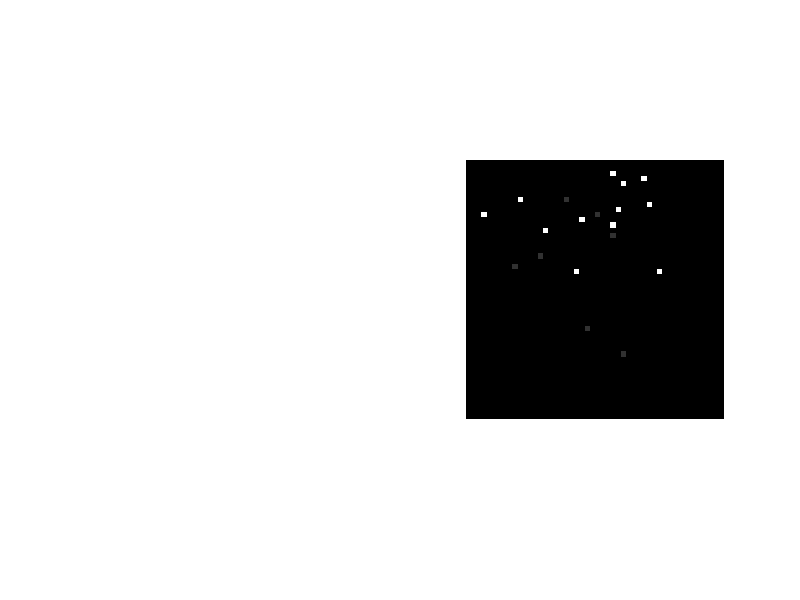

Write the MATLAB code that produced this figure. (Note: this script raises an error after producing the figure.)
#Definicion de variables
global mapa = zeros(50, 50);;
global poblacionDepredadores = 1;
global poblacionPresas = 1;
global tasaReproduccionPresas = 1;
global tasaReproduccionDepredadores = 1;
global depredadores = struct();
global presas=struct();
global comidas=1;
global muertos = 1;

#Creacion de depredadores
function crearDepredador()
    global poblacionDepredadores;
    global depredadores;

    depredadores(poblacionDepredadores).tiempoVidaSinComida = 50;
    depredadores(poblacionDepredadores).posicionX = int64(rand() * 40 + 2);
    depredadores(poblacionDepredadores).posicionY = int64(rand() * 40 + 2);
    depredadores(poblacionDepredadores).direccionMovimiento = 1;
    poblacionDepredadores += 1;

endfunction

#Creacion de presas
function crearPresa()
    global poblacionPresas;
    global presas;

    presas(poblacionPresas).posicionX = int64(rand() * 40 + 2);
    presas(poblacionPresas).posicionY = int64(rand() * 40 + 2);
    presas(poblacionPresas).direccionMovimiento = 1;

    poblacionPresas += 1;
endfunction

#Logica de refresco de pantalla
function dibujarPantalla(instante)
    global presas;
    global poblacionPresas;
    global depredadores;
    global poblacionDepredadores;
    global comidas;
    global muertos;
    global mapa;

    #Muestra las presas que no se han comido
    for ii = 1:columns(presas)-comidas
        presaActual = presas(ii);
        #Si se toca alguno de los "bordes" del mapa, se lleva de nuevo al interior de este
        if presaActual.posicionX <= 2 || presaActual.posicionX >= 48 || presaActual.posicionY <= 2 || presaActual.posicionY >= 48

            if presaActual.posicionX <= 2
                presaActual.posicionX += 2;
            endif

            if presaActual.posicionX >= 48
                presaActual.posicionX -= 2;
            endif

            if presaActual.posicionY <= 2
                presaActual.posicionY += 2;
            endif

            if presaActual.posicionY >= 48
                presaActual.posicionY -= 2;
            endif

        endif
        #Si la posicion de ha definido (aleatoriamente) en 1, la presa se mueve hacia arriba
        if presaActual.direccionMovimiento == 1
            presaActual.posicionY +=1;
        endif
        #Si la posicion de ha definido (aleatoriamente) en 2, la presa se mueve hacia la derecha
        if presaActual.direccionMovimiento == 2
            presaActual.posicionX +=1;
        endif
        #Si la posicion de ha definido (aleatoriamente) en 3, la presa se mueve hacia abajo
        if presaActual.direccionMovimiento == 3
            presaActual.posicionY -=1;
        endif
        #Si la posicion de ha definido (aleatoriamente) en 4, la presa se mueve hacia la izquierda
        if presaActual.direccionMovimiento == 4
            presaActual.posicionX -=1;
        endif

        #Se verifica si la presa ha sido devorada por algun depredador
        for j = 1:columns(depredadores)
          if depredadores(j).posicionX == presaActual.posicionX && depredadores(j).posicionY == presaActual.posicionY
             presas(:, ii) = [];
             comidas += 1;
          endif
        endfor
        #Se recalcula (aleatoriamente) la direccion de movimiento
        presaActual.direccionMovimiento = int64(rand() * 4 + 1);
        #Se actualiza el valor de la presa(global) al de la presa actual(local)
        presas(ii)=presaActual;
        #Se pinta la presa como un punto blanco en el mapa
        mapa(presaActual.posicionY, presaActual.posicionX) = 255;
    endfor


    for i = 1:columns(depredadores) - muertos
        depredadorActual = depredadores(i);
        #Se verifica que el depredador no toque los limites del mapa
        if depredadorActual.posicionX <= 2 || depredadorActual.posicionX >= 48 || depredadorActual.posicionY <= 2 || depredadorActual.posicionY >= 48

            if depredadorActual.posicionX <= 2
                depredadorActual.posicionX +=2;
            endif

            if depredadorActual.posicionX >= 48
                depredadorActual.posicionX -= 2;
            endif

            if depredadorActual.posicionY <= 2
                depredadorActual.posicionY += 2;
            endif

            if depredadorActual.posicionY >= 48
                depredadorActual.posicionY -= 2;
            endif

        endif
        #Si la direccion se calcula (aleatoriamente) en 1, se mueve hacia arriba
        if depredadorActual.direccionMovimiento == 1
            depredadorActual.posicionY +=1;
        endif
        #Si la direccion se calcula (aleatoriamente) en 2, se mueve hacia la derecha
        if depredadorActual.direccionMovimiento == 2
            depredadorActual.posicionX +=1;
        endif
        #Si la direccion se calcula (aleatoriamente) en 3, se mueve hacia abajo
        if depredadorActual.direccionMovimiento == 3
            depredadorActual.posicionY -=1;
        endif
        #Si la direccion se calcula (aleatoriamente) en 4, se mueve hacia la izquierda
        if depredadorActual.direccionMovimiento == 4
            depredadorActual.posicionX -=1;
        endif

        #Si el depredor no se ha comido ninguna presa en el tiempo establecido, se elimina
        if depredadorActual.tiempoVidaSinComida == 0
          depredadores(:, i) = [];
          muertos += 1;
        endif

        #Si el depredador se coma una presa, el tiempoVidaSinComida se restablece
         for j = 1:columns(presas)
          if presas(j).posicionX == depredadorActual.posicionX && presas(j).posicionY == depredadorActual.posicionY
             depredadorActual.tiempoVidaSinComida = 50;
          endif
        endfor

        depredadorActual.tiempoVidaSinComida -= 1;

        #Se recalcula la direccion de movimiento
        depredadorActual.direccionMovimiento = int64(rand() * 4 + 1);
        #Se actualiza el valor de depredador actual
        depredadores(i)=depredadorActual;
        #Se pinta el depredador en el mapa como un punto gris
        mapa(depredadorActual.posicionY, depredadorActual.posicionX) = 50;


    endfor

    mapa=uint8(mapa);
    subplot(1,2,2)
    imshow(mapa);
    pause(0.001);

    #Despues de un tiempo, se borran las presas y depredadores del mapa para actualizar sus posiciones
    for i = 1:columns(presas)
        presaActual = presas(i);
        mapa(presaActual.posicionY, presaActual.posicionX) = 0;
    endfor

    for i = 1:columns(depredadores)
        depredadorActual = depredadores(i);
        mapa(depredadorActual.posicionY, depredadorActual.posicionX) = 0;
    endfor
endfunction

for i = 1:15
    crearPresa();
endfor

for i = 1:8
    crearDepredador();
endfor

for i = 1:5000
    dibujarPantalla(i);
endfor
